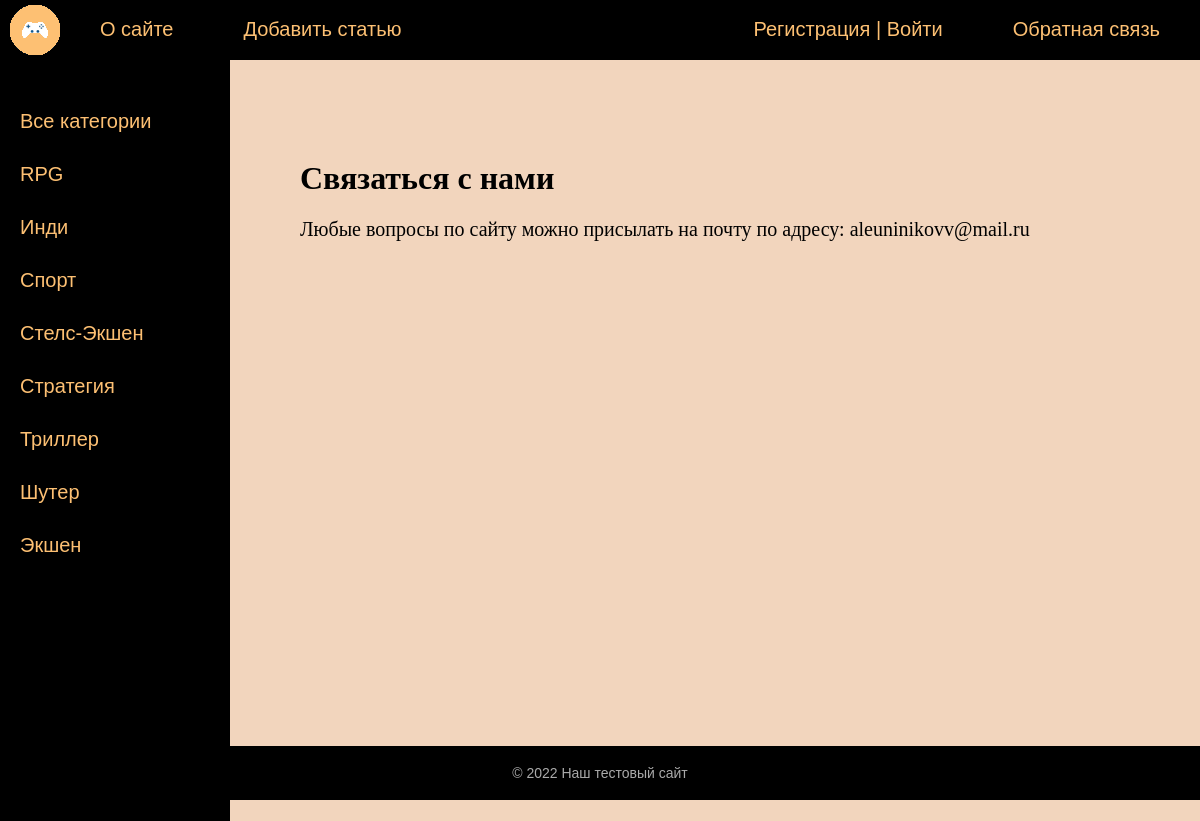
Page /contact/ on the committed database.
### blog/models.py (models this page shows, shortened)
class Category(models.Model):
    name = models.CharField(max_length=100, db_index=True)
    slug = models.SlugField(max_length=255, unique=True, db_index=True, verbose_name='URL')
    def get_absolute_url(self):
        return reverse('category', kwargs={'cat_slug': self.slug})
    class Meta:
        verbose_name = 'Категория'
        verbose_name_plural = 'Категории'
        ordering = ['id']

### blog/views.py (the view)
# urls.py: path('contact/', contact, name='contact'),
def contact(request):
    return render(request, 'blog/contact.html', {'menu':menu, 'title': 'Связаться с нами'})

### blog/templatetags/blog_tags.py (called while the page is built)
@register.inclusion_tag('blog/list_categories.html')
def get_categories(sort=None, cat_selected=0):
    if not sort:
        cats = Category.objects.all()
    else:
        cats = Category.objects.order_by(sort)
    return {"cats": cats, "cat_selected":cat_selected}

### blog/templates/blog/contact.html
{% extends 'blog/base.html' %}
{% block content %}
<h1>{{title}}</h1>
<p>Любые вопросы по сайту можно присылать на почту по адресу: aleuninikovv@mail.ru
{% endblock %}

### blog/templates/blog/list_categories.html
{% for c in cats %}
    {% if c.pk == cat_selected %}
        <li class="selcted">{{c.name}}</li>
    {% else %}
        <li><a href="{{c.get_absolute_url}}">{{c.name}}</a></li>
    {% endif %}
{% endfor %}

### blog/static/blog/css/styles.css (style rules this page uses)
html, body { font-family: 'Arial'; margin: 0; padding: 0; height: 100%; width: 100%; color: #444; background: #f2d5bd; }
a { color: #0059b2; text-decoration: none; }
.left-chapters ul li { margin: 30px 0 0 0; color: #999; }
.left-chapters ul li a { color: #fdc073; text-decoration: none; }
.content-text h1 { font-size: 32px; }

### rows in the picture
Category: name "RPG"
Category: name "Инди"
Category: name "Спорт"
Category: name "Стелс-Экшен"
Category: name "Стратегия"
Category: name "Триллер"
Category: name "Шутер"
Category: name "Экшен"

### other values in the picture
{{ m.title }} "О сайте" "Добавить статью"
{{ m.title }} "Обратная связь"
{{ title }} "Связаться с нами"
